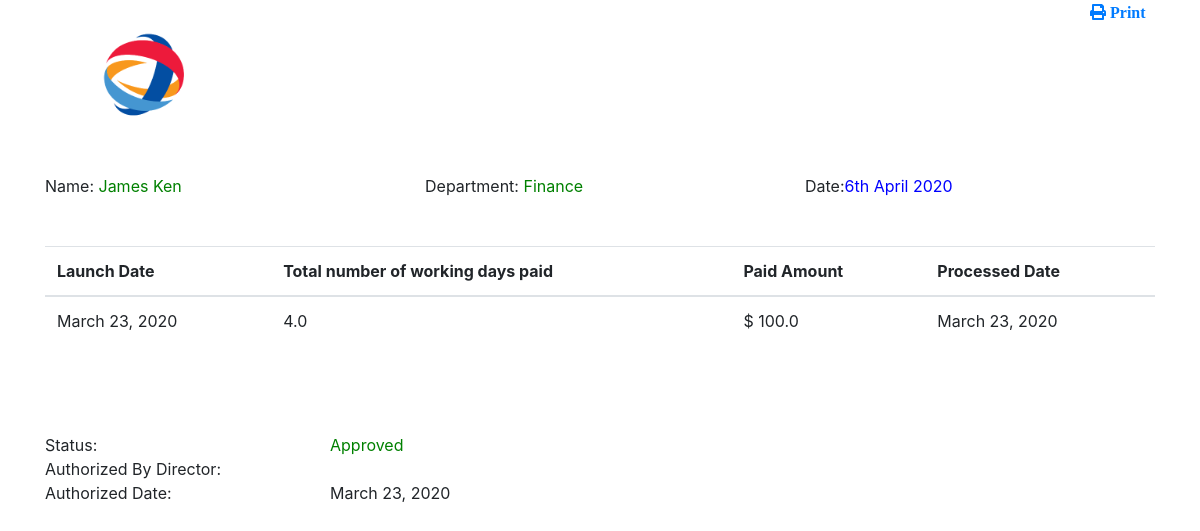
Screenshot of /1/encashment_report (signed in) with the database file from the repository.
### login/models.py (models this page shows, shortened)
class encashment(models.Model):
    user = models.ForeignKey(User, default='', on_delete=models.CASCADE)
    dp = (
        ('Finance', 'Finance'),
        ('ICT', 'ICT'),
        ('Research', 'Research'),
        ('Marketing', 'Marketing'),
    )
    department = models.CharField(max_length=100, choices=dp, blank=False, default='')
    Todays_date = models.DateField()
    total_number_of_days = models.FloatField()
    paid_amount = models.FloatField(null=True)
    processed_date = models.DateField(null=True, blank=False)
    status = (
        ('Pending', 'Pending'),
        ('Approved', 'Approved'),
        ('Rejected', 'Rejected'),
    )
    approval_status = models.CharField(max_length=100, choices=status, default='Pending', blank=False)
    Authorize_by= models.CharField(max_length=100, null=True)
    Authorized_Date = models.DateField(null=True, blank=False)
    review = (
        ('Processing', 'Processing'),
        ('Completed', 'Completed'),
    )
    processing = models.CharField(max_length=100, choices=review, default="Processing", blank=False)
    payment_date = models.DateField(null=True, blank=False)

### encashment/views.py (the view)
# urls.py: path(r'<int:staff_id>/encashment_report', views.encashment_report, name='encashment_report'),
@login_required(login_url='home')
def encashment_report(request, staff_id):
    report = encashment.objects.filter(id=staff_id)
    return render(request, 'encashment_report.html', {'report': report})

### encashment/templates/encashment_report.html (shortened to what this page needs)
<!DOCTYPE html>
<html lang="en">
<head>
    <link rel="stylesheet" href="https://maxcdn.bootstrapcdn.com/bootstrap/4.0.0/css/bootstrap.min.css">
    <link rel="stylesheet" href="https://use.fontawesome.com/releases/v5.7.0/css/all.css">
</head>
<body>
{% load humanize %}
<div class="container">
    <div class="row">
        <div class=" col-md-11">
            {% load  static %}
            <img src="{% static 'images/logo.jpeg' %}" width="200"/>
        </div>
        <div class="col-md-1"><a href="javascript:window.print()"> <span class="pull-right"><i class="fas fa-print"> Print</i> </span></a></div>
    </div>
</div>
<br>
<div class="container">
    <div class="row" >
        {% for sick in report%}
        <div class="col-md-4">Name: <font color="green">{{sick.user.first_name}} {{sick.user.last_name}}</font></div>
        <div class="col-md-4">Department: <font color="green">{{sick.department}} </font></div>
         <div class="col-md-3"><span class="pull-right">Date:<font color="blue">{% now "jS F Y" %}</font></span></div>
        {%endfor%}
    </div>
        <br>
       <br>
       {% for sick in report%}
  <table class="table">
  <thead>
    <tr>
      <th scope="col">Launch Date</th>
      <th scope="col">Total number of working days paid</th>
        <th scope="col">Paid Amount</th>
        <th scope="col"> Processed Date</th>
    </tr>
  </thead>
  <tbody>
    <tr>
      <td>{{sick.Todays_date}}</td>
      <td>{{sick.total_number_of_days}}</td>
      <td>$ {{sick.paid_amount|intcomma}}</td>
        <td>{{sick.payment_date}}</td>
    </tr>
  </tbody>
</table>
    {%endfor%}
</div>
<br><br><br>
{%for sick in report%}
<div class="container ">
                      <div class="row">
                      <div class="col-md-3">Status: </div>
                        <div class="col-md-3"><font color="green">{{sick.approval_status}} </font> </div>
                      </div>
            </div>
{%endfor%}
<div class="container ">
                      <div class="row">
                          <div class="col-md-3">Authorized By Director:</div>
                          {%for sick in report%}
                           <div class="col-md-3">{{sick.Authorize_by_Commissioner}}</div>
                      </div>
                     <div class="row">
                         <div class="col-md-3">Authorized Date:</div>
                          <div class="col-md-3">{{sick.Authorized_Date}}</div>
                            {%endfor%}
                     </div>
            </div>
</body>
</html>

### rows the page displays
encashment: user.first_name "James", user.last_name "Ken", department "Finance", now "6th April 2020", Todays_date "March 23, 2020", total_number_of_days "4.0", paid_amount "100.0", payment_date "March 23, 2020", approval_status "Approved", Authorized_Date "March 23, 2020"
